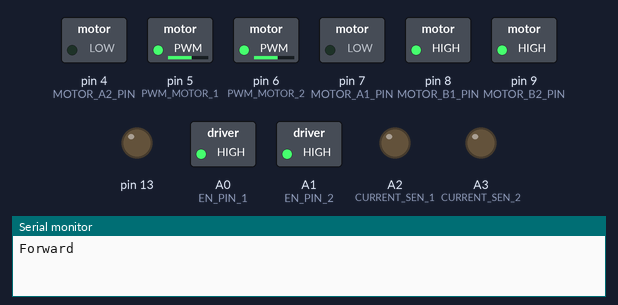
A sketch run on a simulated Arduino Uno, built with avr-gcc and run on an emulated ATmega328P. Shown: switched loads named in the sketch (green lamp = pin HIGH), output pins drawn as LEDs (lit = HIGH), the last lines printed to the serial monitor.

Above: at 0.05 s.
At 4.05 s:
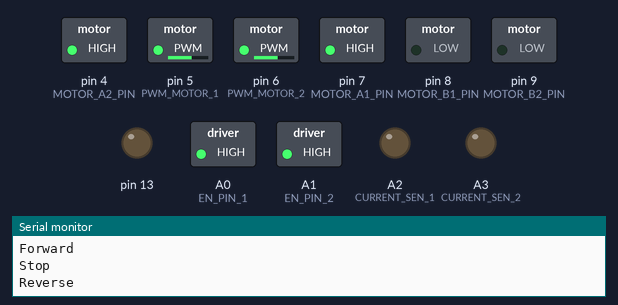
At 7.95 s:
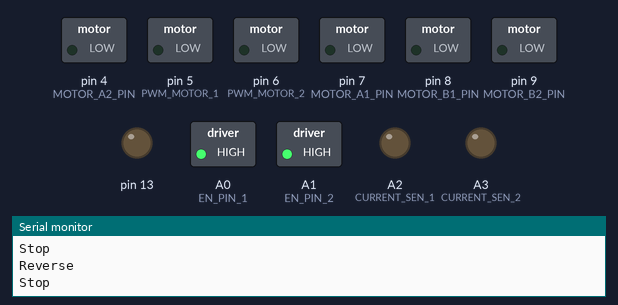
Timing chart, 0 to 10.4 s (numbered marks = the images above):
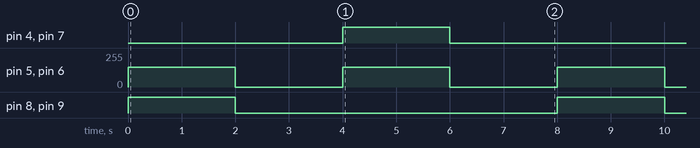

Measured:
- by itself, pin 4 (MOTOR_A2_PIN), pin 7 (MOTOR_A1_PIN), pin 8 (MOTOR_B1_PIN), pin 9 (MOTOR_B2_PIN): alternates HIGH for 2.0 s and LOW for 6.0 s
- by itself, pin 5 (PWM_MOTOR_1), pin 6 (PWM_MOTOR_2): alternates 150/255 for 2.0 s and 0/255 for 2.0 s

The sketch:

robomower.ino
```cpp
#include <SoftwareSerial.h>

// RX, TX for ESP8266
SoftwareSerial esp8266(2, 3);

bool DEBUG = true;
int TIMEOUT = 100;

#define BRAKE 0
#define CW 1
#define CCW 2
#define CS_THRESHOLD 15 // Definition of safety current (Check: "1.3 Monster Shield Example").

//MOTOR 1
#define MOTOR_A1_PIN 7
#define MOTOR_B1_PIN 8

//MOTOR 2
#define MOTOR_A2_PIN 4
#define MOTOR_B2_PIN 9

#define PWM_MOTOR_1 5
#define PWM_MOTOR_2 6

#define CURRENT_SEN_1 A2
#define CURRENT_SEN_2 A3

#define EN_PIN_1 A0
#define EN_PIN_2 A1

#define MOTOR_1 0
#define MOTOR_2 1

short usSpeed = 150; //default motor speed
unsigned short usMotor_Status = BRAKE;

void setup()
{
  // set build in led as output
  pinMode(13, OUTPUT);

  pinMode(MOTOR_A1_PIN, OUTPUT);
  pinMode(MOTOR_B1_PIN, OUTPUT);

  pinMode(MOTOR_A2_PIN, OUTPUT);
  pinMode(MOTOR_B2_PIN, OUTPUT);

  pinMode(PWM_MOTOR_1, OUTPUT);
  pinMode(PWM_MOTOR_2, OUTPUT);

  pinMode(CURRENT_SEN_1, OUTPUT);
  pinMode(CURRENT_SEN_2, OUTPUT);

  pinMode(EN_PIN_1, OUTPUT);
  pinMode(EN_PIN_2, OUTPUT);

          digitalWrite(EN_PIN_1, HIGH);
        digitalWrite(EN_PIN_2, HIGH);

  Serial.begin(9600);
//  esp8266.begin(9600); // Default baudrate (115200) causes issues
//
//  sendToEsp8266("AT", TIMEOUT, DEBUG);
//  sendToEsp8266("AT+IPR=9600", TIMEOUT, DEBUG); // configure as access point
//  sendToEsp8266("AT+CWMODE=2", TIMEOUT, DEBUG); // configure as access point
//  sendToEsp8266("AT+CIFSR", TIMEOUT, DEBUG); // get ip address
//  sendToEsp8266("AT+CIPMUX=1", TIMEOUT, DEBUG); // configure for multiple connections
//  sendToEsp8266("AT+CIPSERVER=1,80", TIMEOUT, DEBUG); // turn on server on port 80
//
//  sendToUno("esp8266 connection is running!", TIMEOUT, DEBUG);
}


void loop()
{
        Forward();
delay(2000);
Stop();
delay(2000);
Reverse();
delay(2000);
Stop();
delay(2000);

//  if (Serial.available() > 0) {
//    String message = readSerialMessage();
//    if (find(message,"debugEsp8266:")){
//      String result = sendToEsp8266(message.substring(13,message.length()),TIMEOUT,DEBUG);
//      if(find(result,"OK"))
//        sendData("\nOK");
//      else
//        sendData("\nEr");
//    }
//  }
//
//  if (esp8266.available() > 0) {
//    String message = readEsp8266Message();
//    Serial.println("RECEIVED: " + message);
//
//    if (find(message, "L1")) {
//      digitalWrite(13, HIGH);
//    } else if (find(message, "L0")) {
//      digitalWrite(13, LOW);
//    }
//
//    // Motor control
//    digitalWrite(EN_PIN_1, HIGH);
//    digitalWrite(EN_PIN_2, HIGH);
//
//    if (find(message, "M0")) {
//        Stop();
//    } else if (find(message, "M1")) {
//        Forward();
//    } else if (find(message, "M2")) {
//        Reverse();
//    } else if (find(message, "M3")) {
//        IncreaseSpeed();
//    } else if (find(message, "M4")) {
//        DecreaseSpeed();
//    }
//  }
//
//  delay(TIMEOUT);
}


/*
* Name: sendData
* Description: Function used to send string to tcp client using cipsend
* Params:
* Returns: void
*/
void sendData(String str) {
  String len = "";
  len += str.length();
  sendToEsp8266("AT+CIPSEND=0,"+len, TIMEOUT, DEBUG);
  delay(100);
  sendToEsp8266(str, TIMEOUT, DEBUG);
  delay(100);
  sendToEsp8266("AT+CIPCLOSE=5", TIMEOUT, DEBUG);
}


/*
* Name: find
* Description: Function used to match two string
* Params:
* Returns: true if match else false
*/
boolean find(String string, String value){
  if(string.indexOf(value)>=0)
    return true;
  return false;
}

/*
* Name: readSerialMessage
* Description: Function used to read data from Arduino Serial.
* Params:
* Returns: The response from the Arduino (if there is a reponse)
*/
String readSerialMessage(){
  char value[100];
  int index_count =0;
  while(Serial.available()>0){
    value[index_count]=Serial.read();
    index_count++;
    value[index_count] = '\0'; // Null terminate the string
  }
  String str(value);
  str.trim();
  return str;
}


/*
* Name: readEsp8266Message
* Description: Function used to read data from ESP8266 Serial.
* Params:
* Returns: The response from the esp8266 (if there is a reponse)
*/
String readEsp8266Message() {
  String message = "";
  while (esp8266.available() > 0) {
    message += (char)esp8266.read();
  }
  return message;
}


/*
* Name: sendToEsp8266
* Description: Function used to send data to ESP8266.
* Params: command - the data/command to send; timeout - the time to wait for a response; debug - print to Serial window?(true = yes, false = no)
* Returns: The response from the esp8266 (if there is a reponse)
*/
String sendToEsp8266(String command, const int timeout, boolean debug) {
  esp8266.println(command); // send the read character to the esp8266

  String response = "";
  long int time = millis();
  while (time + TIMEOUT > millis()) {
    while (esp8266.available()) {
      response += (char)esp8266.read();
    }
  }

  if (debug) {
    Serial.println("DEBUG (ESP): " + response);
  }
  return response;
}

String sendToUno(String command, const int timeout, boolean debug){
  Serial.println(command); // send the read character to the esp8266

  String response = "";
  long int time = millis();
  while (time + timeout > millis()) {
    while (Serial.available()) {
      response += (char)Serial.read();
    }
  }

  if (debug) {
    Serial.println("DEBUG (UNO): " + response);
  }
  return response;
}

/////////////////////
/// Motor Control ///
/////////////////////

void Stop()
{
    Serial.println("Stop");
    usMotor_Status = BRAKE;
    motorGo(MOTOR_1, usMotor_Status, 0);
    motorGo(MOTOR_2, usMotor_Status, 0);
}

void Forward()
{
    Serial.println("Forward");
    usMotor_Status = CW;
    motorGo(MOTOR_1, usMotor_Status, usSpeed);
    motorGo(MOTOR_2, usMotor_Status, usSpeed);
}

void Reverse()
{
    Serial.println("Reverse");
    usMotor_Status = CCW;
    motorGo(MOTOR_1, usMotor_Status, usSpeed);
    motorGo(MOTOR_2, usMotor_Status, usSpeed);
}

void IncreaseSpeed()
{
    usSpeed = usSpeed + 10;
    if (usSpeed > 255) {
        usSpeed = 255;
    }

    Serial.print("Speed +: ");
    Serial.println(usSpeed);

    motorGo(MOTOR_1, usMotor_Status, usSpeed);
    motorGo(MOTOR_2, usMotor_Status, usSpeed);
}

void DecreaseSpeed()
{
    usSpeed = usSpeed - 10;
    if (usSpeed < 0) {
        usSpeed = 0;
    }

    Serial.print("Speed -: ");
    Serial.println(usSpeed);

    motorGo(MOTOR_1, usMotor_Status, usSpeed);
    motorGo(MOTOR_2, usMotor_Status, usSpeed);
}

void motorGo(uint8_t motor, uint8_t direct, uint8_t pwm) //Function that controls the variables: motor(0 ou 1), direction (cw ou ccw) e pwm (entra 0 e 255);
{
    if (motor == MOTOR_1) {
        if (direct == CW) {
            digitalWrite(MOTOR_A1_PIN, LOW);
            digitalWrite(MOTOR_B1_PIN, HIGH);
        }
        else if (direct == CCW) {
            digitalWrite(MOTOR_A1_PIN, HIGH);
            digitalWrite(MOTOR_B1_PIN, LOW);
        }
        else {
            digitalWrite(MOTOR_A1_PIN, LOW);
            digitalWrite(MOTOR_B1_PIN, LOW);
        }

        analogWrite(PWM_MOTOR_1, pwm);
    }
    else if (motor == MOTOR_2) {
        if (direct == CW) {
            digitalWrite(MOTOR_A2_PIN, LOW);
            digitalWrite(MOTOR_B2_PIN, HIGH);
        }
        else if (direct == CCW) {
            digitalWrite(MOTOR_A2_PIN, HIGH);
            digitalWrite(MOTOR_B2_PIN, LOW);
        }
        else {
            digitalWrite(MOTOR_A2_PIN, LOW);
            digitalWrite(MOTOR_B2_PIN, LOW);
        }

        analogWrite(PWM_MOTOR_2, pwm);
    }
}
```
